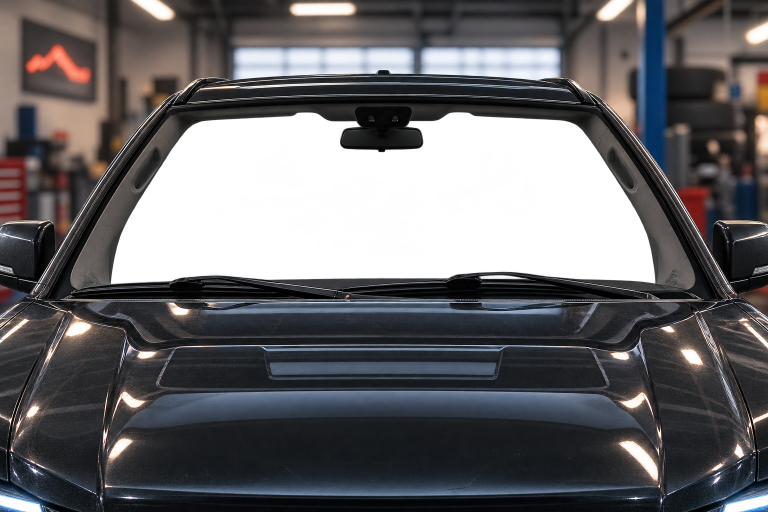
#> input picture src/assets/transitionCar_transparent.png, 1536 x 1024 px, found by its file name (shown at 1/2 size)
$ python align_windshield.py
#> lines starting #> are read from the running program, lines starting #| are printed output that depends on the picture; after the words box and inside, x2 and y2 are one past the last pixel; in counts of white or black regions, pixels touching at a corner belong together
#!/usr/bin/env python3
"""Bake a windshield asset pixel-aligned to the frame's windshield opening.

The page-transition layers (frame, glass, interior) are all rendered with
identical geometry (object-fit: cover on identical boxes), so a windshield
asset only lines up with the car's frame if its glass sits exactly over the
frame's transparent windshield cutout at the asset's native resolution.

This script:
  1. Reads the windshield opening from the alpha channel of
     src/assets/transitionCar_transparent.png
  2. Reads the glass quad from src/assets/transitionCar_windshieldAlt.png
  3. Perspective-warps the glass onto the opening
  4. Masks the result to the frame's exact transparent region (pixel-perfect
     edges, no gaps or overlap onto the pillars/roof)
  5. Writes src/assets/transitionCar_windshieldAligned.png (1536x1024 RGBA)

Re-run this if the source assets are ever regenerated.
"""

from PIL import Image, ImageDraw
import numpy as np

SIZE = (1536, 1024)
FRAME = "src/assets/transitionCar_transparent.png"
GLASS_SRC = "src/assets/transitionCar_windshieldAlt.png"
OUT = "src/assets/transitionCar_windshieldAligned.png"


def convex_hull(points):
    """Monotone chain convex hull. points: (N,2) array. Returns hull points."""
    pts = sorted(set(map(tuple, points.tolist())))
    if len(pts) <= 1:
        return np.array(pts)

    def cross(o, a, b):
        return (a[0] - o[0]) * (b[1] - o[1]) - (a[1] - o[1]) * (b[0] - o[0])

    lower, upper = [], []
    for p in pts:
        while len(lower) >= 2 and cross(lower[-2], lower[-1], p) <= 0:
            lower.pop()
        lower.append(p)
    for p in reversed(pts):
        while len(upper) >= 2 and cross(upper[-2], upper[-1], p) <= 0:
            upper.pop()
        upper.append(p)
    return np.array(lower[:-1] + upper[:-1])


def quad_corners(hull):
    """Order hull corners as TL, TR, BR, BL for a near-axis-aligned quad."""
    h = hull.astype(float)
    s = h[:, 0] + h[:, 1]
    d = h[:, 0] - h[:, 1]
    return np.array([
        h[np.argmin(s)],  # top-left
        h[np.argmax(d)],  # top-right
        h[np.argmax(s)],  # bottom-right
        h[np.argmin(d)],  # bottom-left
    ])


def homography(src, dst):
    """3x3 homography mapping src quad -> dst quad (DLT)."""
    A = []
    for (x, y), (xp, yp) in zip(src, dst):
        A.append([-x, -y, -1, 0, 0, 0, x * xp, y * xp, xp])
        A.append([0, 0, 0, -x, -y, -1, x * yp, y * yp, yp])
    _, _, Vt = np.linalg.svd(np.array(A, dtype=float))
    return Vt[-1].reshape(3, 3)


def main():
    frame = Image.open(FRAME).convert("RGBA")
#> frame is the input picture: PIL image 1536x1024 RGBA; mean R, G, B, A 58.5, 57.4, 59.9, 204.5
    glass_img = Image.open(GLASS_SRC).convert("RGBA")
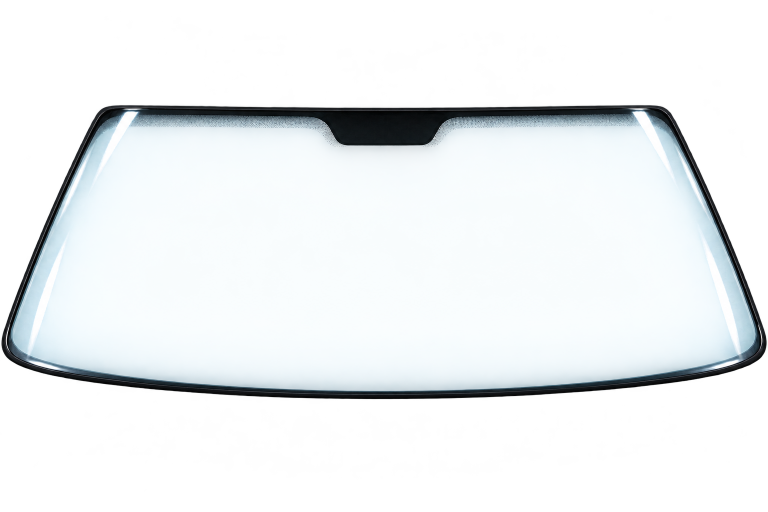
#> input picture src/assets/transitionCar_windshieldAlt.png, 1536 x 1024 px, found by its file name (shown at 1/2 size)
#> glass_img is the input picture: PIL image 1536x1024 RGBA; mean R, G, B, A 107.6, 114.7, 117.7, 69.4
    assert frame.size == SIZE and glass_img.size == SIZE, "unexpected asset size"

    frame_alpha = np.asarray(frame)[:, :, 3]
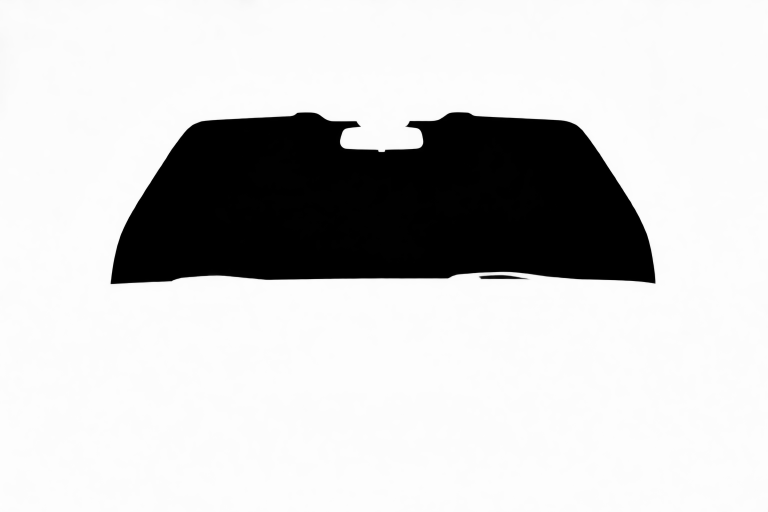
#> frame_alpha: shape (1024, 1536) (shown at 1/2 size); min 0, max 254, mean 204.5
    glass_alpha = np.asarray(glass_img)[:, :, 3]
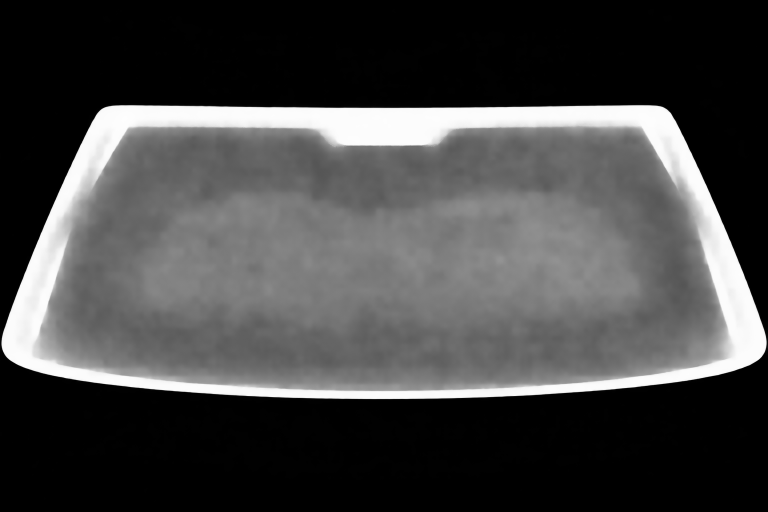
#> glass_alpha: shape (1024, 1536) (shown at 1/2 size); min 0, max 254, mean 69.4

    # Opening = transparent region of the frame (convex hull bridges the
    # opaque rear-view mirror sitting inside it).
    oy, ox = np.where(frame_alpha < 128)
    opening_quad = quad_corners(convex_hull(np.stack([ox, oy], axis=1)))
#> in convex_hull, `pts = sorted(set(map(tuple, points.tolist())))`: pts = 298449 items
#> the loop in convex_hull, `for p in pts:` made 298449 passes
#> p on passes 1 to 3: (221, 565), (221, 566), (221, 567)
#> after the loop in convex_hull, `for p in pts:`: lower = 63 pairs, first value 221 to 1310, second value 225 to 566
#> the loop in convex_hull, `for p in reversed(pts):` made 298449 passes
#> p on passes 1 to 3: (1310, 566), (1310, 565), (1310, 564)
#> after the loop in convex_hull, `for p in reversed(pts):`: upper = [(1310, 566), (232, 567), (221, 567), (221, 565)]
#> in quad_corners, `h = hull.astype(float)`: h = 65 pairs, first value 221 to 1310, second value 225 to 567
#> in quad_corners, `s = h[:, 0] + h[:, 1]`: s = 65 values, max 1876 at index 62, min 633 at index 21, mean 1141
#> in quad_corners, `d = h[:, 0] - h[:, 1]`: d = 65 values, max 904 at index 40, min -346 at index 64, mean 376.7
#> opening_quad = [[370, 263], [1161, 257], [1310, 566], [221, 567]]

    # Glass = opaque region of the windshield asset.
    gy, gx = np.where(glass_alpha > 128)
    glass_quad = quad_corners(convex_hull(np.stack([gx, gy], axis=1)))
#> the loop in convex_hull (call 2), `for p in pts:` made 276973 passes
#> p on passes 1 to 3: (3, 680), (3, 681), (3, 682)
#> the loop in convex_hull (call 2), `for p in reversed(pts):` made 276973 passes
#> p on passes 1 to 3: (1532, 692), (1532, 691), (1532, 690)
#> glass_quad = [[199, 221], [1334, 219], [1522, 714], [15, 716]]

    print("opening quad:", opening_quad.astype(int).tolist())
#| opening quad: [[370, 263], [1161, 257], [1310, 566], [221, 567]]
    print("glass quad:  ", glass_quad.astype(int).tolist())
#| glass quad:   [[199, 221], [1334, 219], [1522, 714], [15, 716]]

    # Warp glass -> opening. PIL maps output -> input, so invert.
    H = homography(glass_quad, opening_quad)
#> the loop in homography, `for (x, y), (xp, yp) in zip(src, dst):` made 4 passes
#> (x, y, xp, yp) on passes 1 to 4: (199, 221, 370, 263), (1334, 219, 1161, 257), (1522, 714, 1310, 566), (15, 716, 221, 567)
#> after the loop in homography, `for (x, y), (xp, yp) in zip(src, dst):`: A = 8 items
#> H = [[0.00239, -0.000221, 0.875], [-2.79e-05, 0.00202, 0.485], [-5.03e-08, -2.51e-07, 0.00359]]
    Hi = np.linalg.inv(H)
#> Hi = [[415.7, 32.28, -105773], [4.26, 487.3, -66942.1], [0.00613, 0.0345, 272.7]]
    Hi = Hi / Hi[2, 2]
#> Hi = [[1.52, 0.118, -387.8], [0.0156, 1.79, -245.4], [2.25e-05, 0.000127, 1]]
    coeffs = [Hi[0, 0], Hi[0, 1], Hi[0, 2],
              Hi[1, 0], Hi[1, 1], Hi[1, 2],
              Hi[2, 0], Hi[2, 1]]
#> coeffs = [1.52, 0.118, -387.8, 0.0156, 1.79, -245.4, 2.25e-05, 0.000127]
    warped = glass_img.transform(SIZE, Image.PERSPECTIVE, coeffs, Image.BICUBIC)

    # Pixel-perfect edges: only show warped glass where the frame is transparent.
    mask = Image.fromarray((frame_alpha < 128).astype(np.uint8) * 255, mode="L")
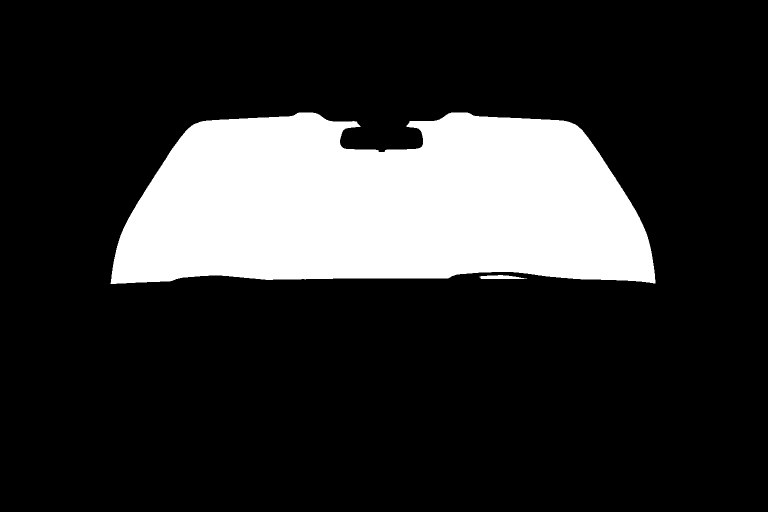
#> mask: PIL image 1536x1024 L (shown at 1/2 size); 19% white; 2 white regions, box (x1, y1, x2, y2) and area: (221, 225, 1311, 568) 297920, (959, 550, 1054, 558) 529
    wa = np.asarray(warped)[:, :, 3].astype(np.int32)
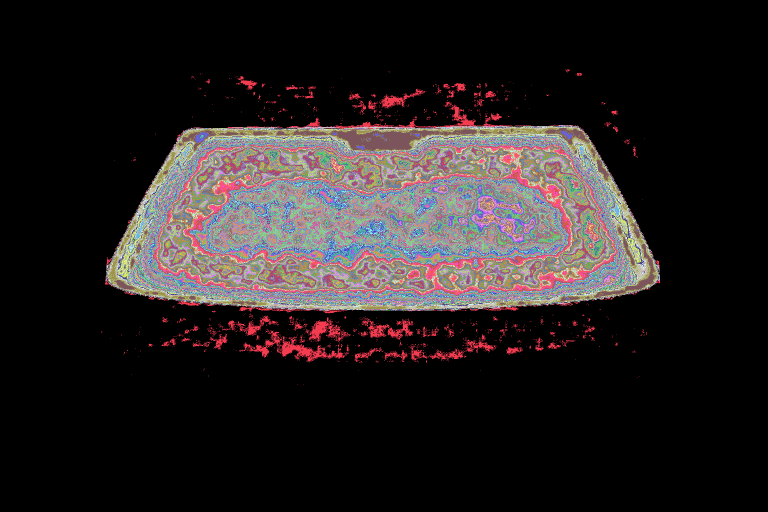
#> wa: shape (1024, 1536) int32 (shown at 1/2 size); 256 distinct labels, from 0 to 255; one colour per label, 0 black
    ma = np.asarray(mask).astype(np.int32)
    final_alpha = Image.fromarray(np.minimum(wa, ma).astype(np.uint8), mode="L")
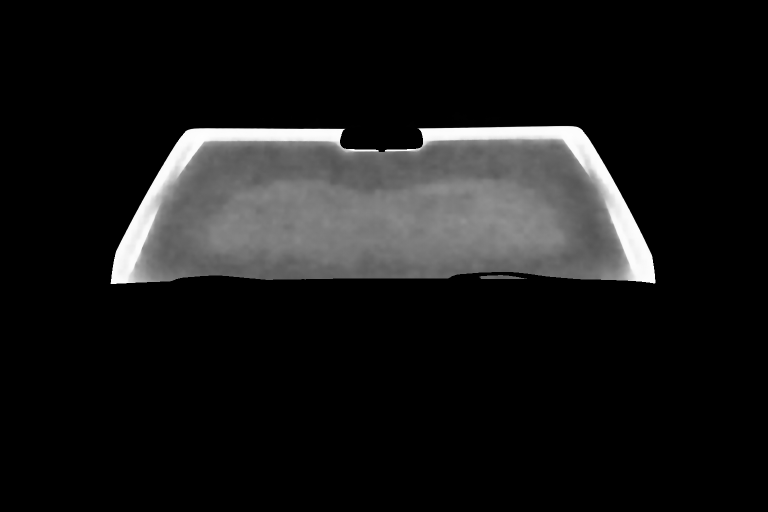
#> final_alpha: PIL image 1536x1024 L (shown at 1/2 size); min 0, max 255, mean 24.1
    warped.putalpha(final_alpha)
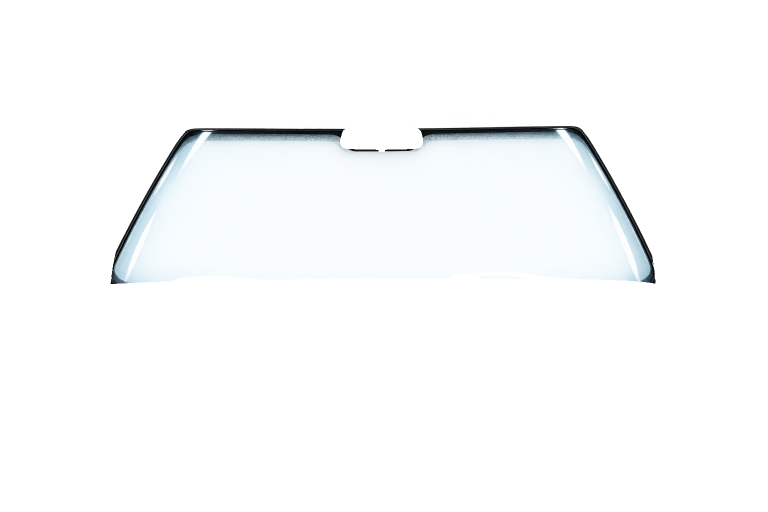
#> warped: PIL image 1536x1024 RGBA (shown at 1/2 size); mean R, G, B, A 45.6, 48.3, 49.4, 24.1; transparent parts drawn white

    warped.save(OUT)
    print("wrote", OUT)


if __name__ == "__main__":
    main()
